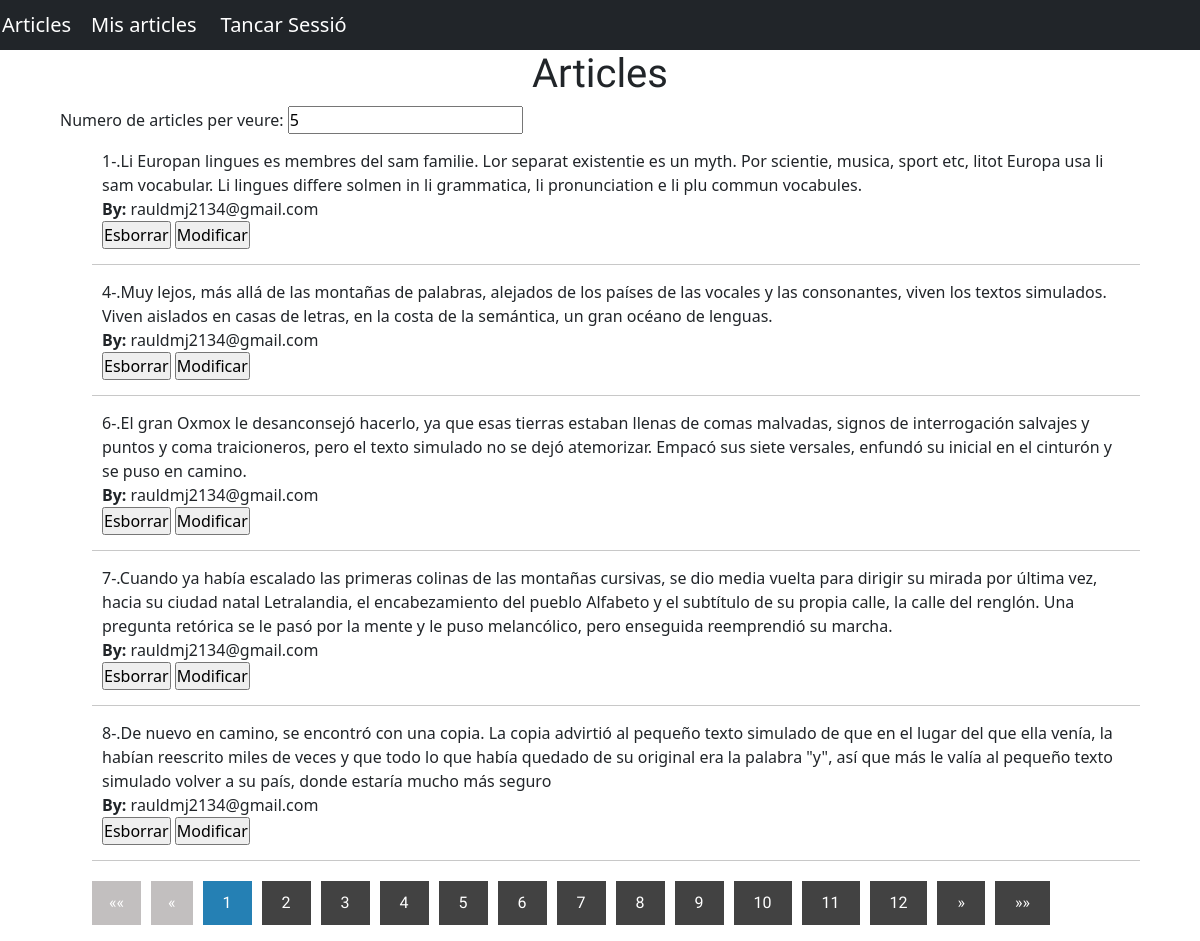
/model/articles.php?page=1&article=5 (signed in), run on an earlier commit of the app's database.
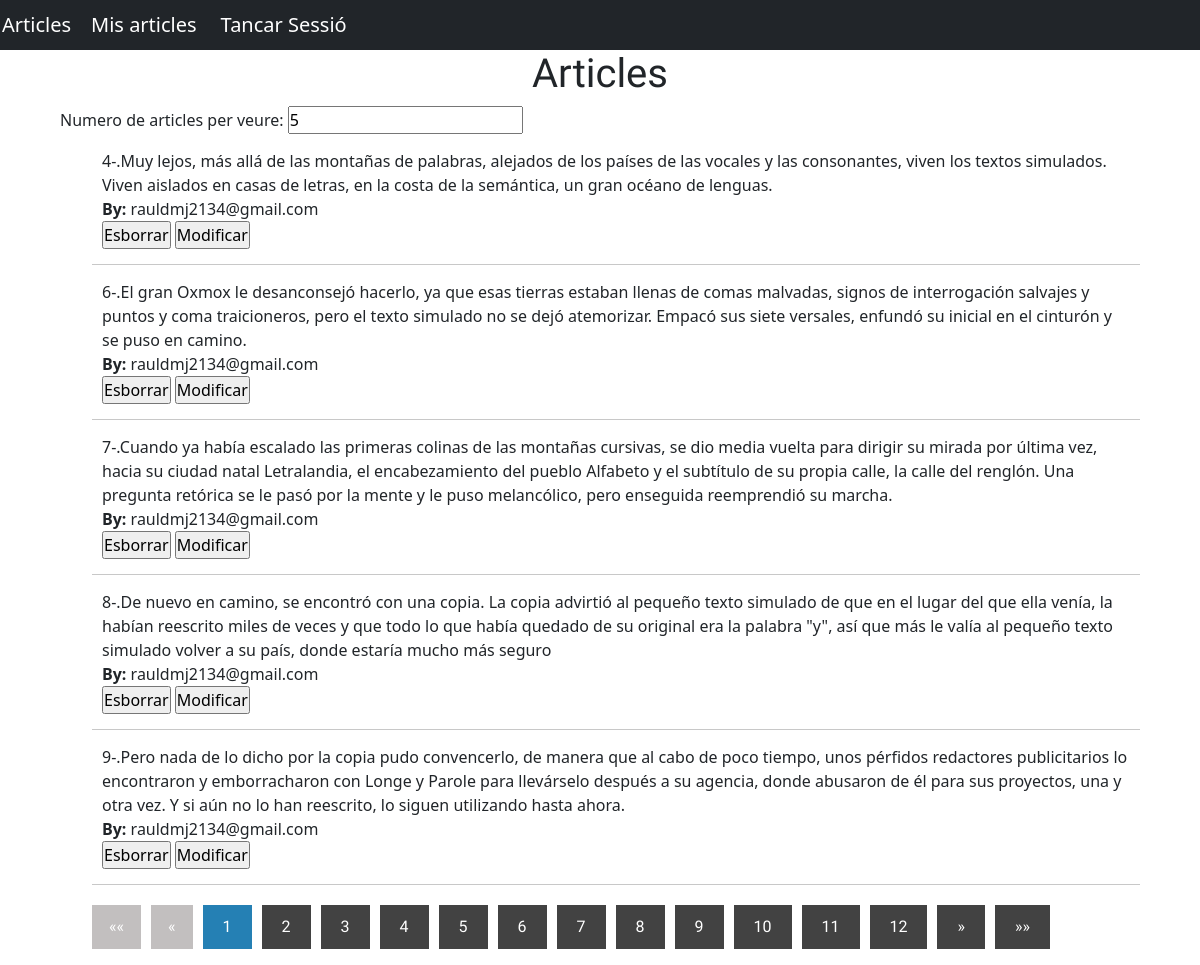
And on a later commit of the database.
### tables this page shows
CREATE TABLE `articles` (
  `id` int(11) NOT NULL,
  `article` text NOT NULL,
  `autor` varchar(50) NOT NULL
);

### controlador/controlador.php (called while the page is built, shortened)
<?php
function conDB(){
    $con= new PDO('mysql:host=localhost;dbname=pt05_raul_de_mingo', 'root', '');
    return $con;
}
function numPagina(){
    $con = conDB();
    $stt= $con->prepare('SELECT * FROM articles');
    $stt->execute();
    $articles = $stt->fetchAll();
    $totalArticles= count($articles);
    $numArtPag=5;
    if(isset($_GET["article"])){
        $numArtPag=intval($_GET["article"]);
    }
    return ceil($totalArticles/$numArtPag);
}
?>

### model/articles.php (the view, shortened to what this page needs)
<?php
include_once "../controlador/controlador.php";
function mostrar(){
    if(isset($_SESSION["email"]))$email=$_SESSION["email"];
    else $email="";
    if(!isset($_GET["article"])){
        $numArtPag=5;
        $numId=0;
    }else{
        $numArtPag=intval($_GET["article"]);
        $numId=(intval($_GET["page"])-1)*intval($numArtPag);
    }
    $articles=[];
    try{
        $con = conDB();
        $stt= $con->prepare('SELECT * FROM articles WHERE id>:id AND autor=:email');
        $stt->execute([":id"=>$numId,":email"=>$email]);
        $articles = $stt->fetchAll();
    }catch(PDOException $e){
        echo $e;
    }
    $lista="";
    $i=0;
    foreach($articles as $article){
        if($i<$numArtPag && $article["autor"]==$email) {
            $lista .="<form action='../controlador/DUBD.php' method='post'><li>".$article["id"]."-.".$article["article"]." <br><strong>By:</strong> ".$article["autor"]."
            <br><input type='submit' class='button' name='esborrar' value='Esborrar' />  <input type='submit' class='button' name='modificar' value='Modificar' /><input type='hidden' name='id' value=".$article["id"].">
            </li></form>" ;
        }else break;
        $i++;
    }
    echo $lista;
}
function mostrarNumPag(){
    if(!isset($_GET["page"])){
        $numPagActual=1;
        $numArticles=5;
    }else{
        $numPagActual=intval($_GET["page"]);
        $numArticles=intval($_GET["article"]);
    }
    $text="";
    if($numPagActual==1){
        $text.='<li class="disabled">&laquo;&laquo;</li>';
        $text.='<li class="disabled">&laquo;</li>';
    }elseif($numPagActual!=1){
        $text.='<li class="enabled"><a href="../model/articles.php?page=1&article='.$_GET["article"].'">&laquo;&laquo;</a></li>';
        $text.='<li class="enabled"><a href="../model/articles.php?page='.($numPagActual-1).'&article='.$numArticles.'">&laquo;</a></li>';
    }
    for($i=1;$i<numPagina()+1;$i++){
        if($numPagActual==$i){
            $text.='<li class="active"><a href="../model/articles.php?page='.$i.'&article='.$numArticles.'">'.$i.'</a></li>';
        }else $text.='<li><a href="../model/articles.php?page='.$i.'&article='.$numArticles.'">'.$i.'</a></li>';
    }
    if($numPagActual==numPagina()){
        $text.='<li class="disabled">&raquo;</li>';
        $text.='<li class="disabled">&raquo;&raquo;</li>';
    }else {
        $text.='<li class="enabled"><a href="../model/articles.php?page='.($numPagActual+1).'&article='.$numArticles.'">&raquo;</a></li>';
        $text.='<li class="enabled"><a href="../model/articles.php?page='.numPagina().'&article='.$numArticles.'">&raquo;&raquo;</a></li>';
    }
    echo $text;
}
require '../vista/index.vista.php';
?>

### vista/index.vista.php (shortened to what this page needs)
<!DOCTYPE html>
<html lang="en">
<head>
	<link rel="stylesheet" href="../estils.css">
	<link href="https://cdn.jsdelivr.net/npm/bootstrap@5.3.2/dist/css/bootstrap.min.css" rel="stylesheet">
</head>
<body>
	<nav class="navbar navbar-expand-lg navbar-dark bg-dark">
		<div class="navBar"><a class="navbar-brand" href="../model/index.php?page=1&article=5">Articles</a></div>
		<div class="navBar"><a class="navbar-brand" href="../model/articles.php?page=1&article=5">Mis articles</a></div>
		<?php
			if(!isset($_SESSION['loggedin'])):
		?>
		<div class="login">
			<div class="navBar"><a class="navbar-brand" href="../model/login.php">Login</a></div>
			<div class="navBar"><a class="navbar-brand" href="../model/register.php">Register</a></div>
		</div>
		<?php
			else:
		?>
		<div class="navBar"><a class="navbar-brand" href="../model/tancarSessio.php">Tancar Sessió</a></div>
		<?php
			endif;
		?>
	</nav>
	<div class="contenidor">
		<h1>Articles</h1>
		<label>Numero de articles per veure: <input id="numArticle" type="numeric" value="5" name="numArticles" onkeydown="canviarNumArt()"></label>
		<section class="articles">
			<ul>
				<?php
					mostrar();
				?>
			</ul>
		</section>
		<section class="paginacio">
			<ul>
				<?php
					mostrarNumPag();
				?>
			</ul>
		</section>
	</div>
</body>
</html>

### estils.css (style rules this page uses)
* { margin: 0; padding: 0; -webkit-box-sizing: border-box; -moz-box-sizing: border-box; box-sizing: border-box; }
body { background: #e9e9e9; color: #2e2e2e; font-family: 'Open Sans Condensed', sans-serif; }
.contenidor { width: 90%; max-width: 1500px; margin: auto; }
h1 { margin: 20px 0; text-align: center; font-family: 'Open Sans Condensed', sans-serif; color: #1b4a81; font-weight: black; }
.contenidor .articles { margin-bottom: 20px; }
.contenidor .articles ul { list-style: none; }
.contenidor .articles ul li { padding:15px 10px; border-bottom: 1px solid #c8c8c8; }
.paginacio ul { list-style: none; }
.paginacio ul li { display: inline-block; margin-right: 10px; }
.paginacio ul .active a { background: #2580b4; }
.paginacio ul .disabled { background: #c2bfbf; display: inline-block; font-family: 'Open Sans Condensed', sans-serif; padding: 10px 17px; cursor:not-allowed; color:#fff; text-decoration: none; }
.paginacio ul li a { display: inline-block; font-family: 'Open Sans Condensed', sans-serif; padding: 10px 20px; background: #424242; color:#fff; text-decoration: none; }
ul { list-style-type: none; margin: 0; padding: 0; }
nav { display:flex; }
.navBar { margin:2px; }

What changed in the data, as far as the page shows it:
removed articles: id "1", article "Li Europan lingues es membres del sam familie. Lor separat existentie es un myth. Por scientie, musica, sport etc, litot Europa usa li sam vocabular. Li lingues differe solmen in li grammatica, li pronunciation e li plu commun vocabules.", autor "rauldmj2134@gmail.com", shown under "Articles"
now on this page (row unchanged): articles: id "9", article "Pero nada de lo dicho por la copia pudo convencerlo, de manera que al cabo de poco tiempo, unos pérfidos redactores publicitarios lo encontraron y emborracharon con Longe y Parole para llevárselo después a su agencia, donde abusaron de él para sus proyectos, una y otra vez. Y si aún no lo han reescrito, lo siguen utilizando hasta ahora.", autor "rauldmj2134@gmail.com", shown under "Articles"
